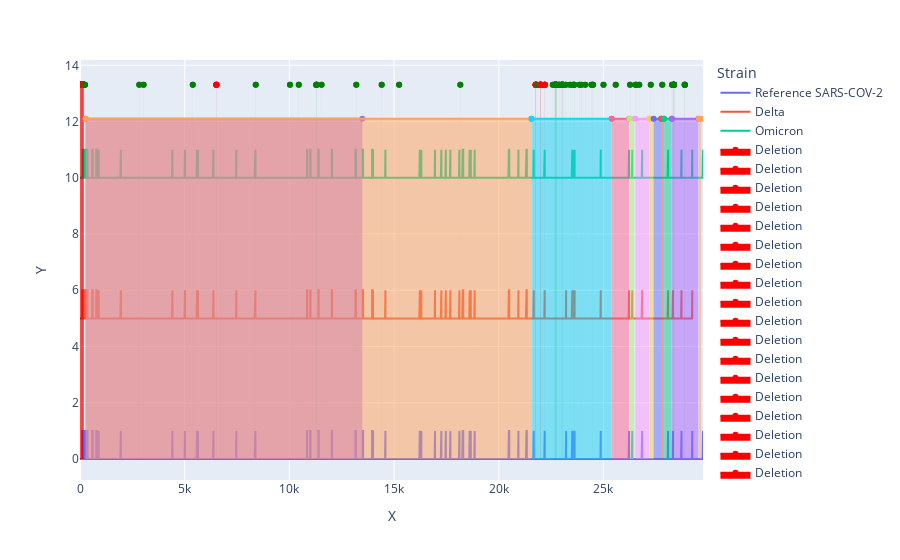

The code cell stored with this chart in its notebook:
### Code cell
fig = px.line(p_df, x='X', y='Y', color='Strain')

MAX_Y_VALUE = 11
for _, row in changes_df.iterrows():
    fig.add_trace(
        go.Scatter(
            x=[row.X, row.X+1],
            y=[MAX_Y_VALUE*y*1.1, MAX_Y_VALUE*y*1.1],
            name=row['Type'],
            fill='tozeroy',
            opacity=0.01,
            fillcolor='green' if row.Type == 'Change' else 'red',
            marker={'color': 'green' if row.Type == 'Change' else 'red'}
#             hoverinfo='all'
        )
    )
    
for _, row in gene_annotations_df.iterrows():
    fig.add_trace(
        go.Scatter(
            x=[row.thickStart, row.thickEnd],
            y=[MAX_Y_VALUE*y, MAX_Y_VALUE*y],
            name=row['name'],
            fill='tozeroy',
            opacity=0.01
        )
    )
    
    
    
fig.show()
